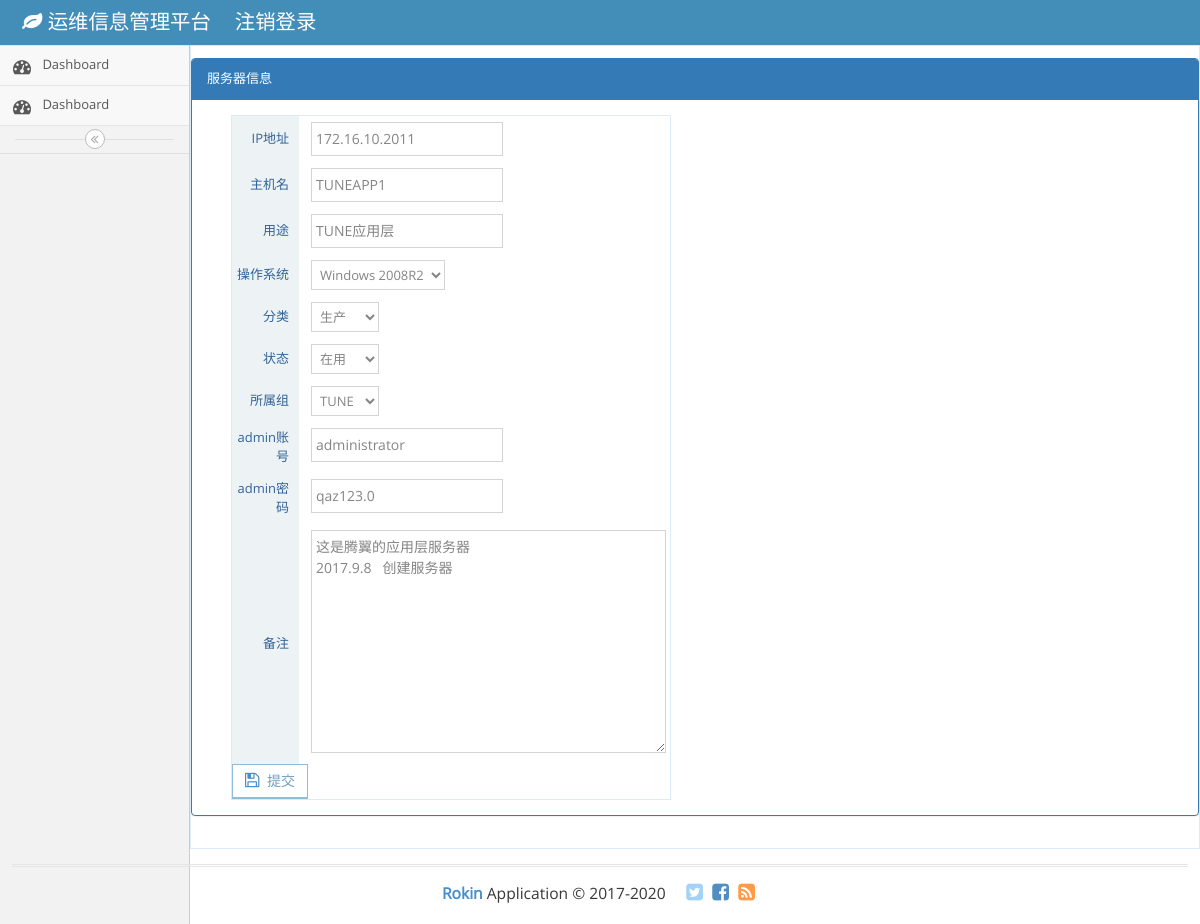
Page /post/1/edit/ on the earlier database version.
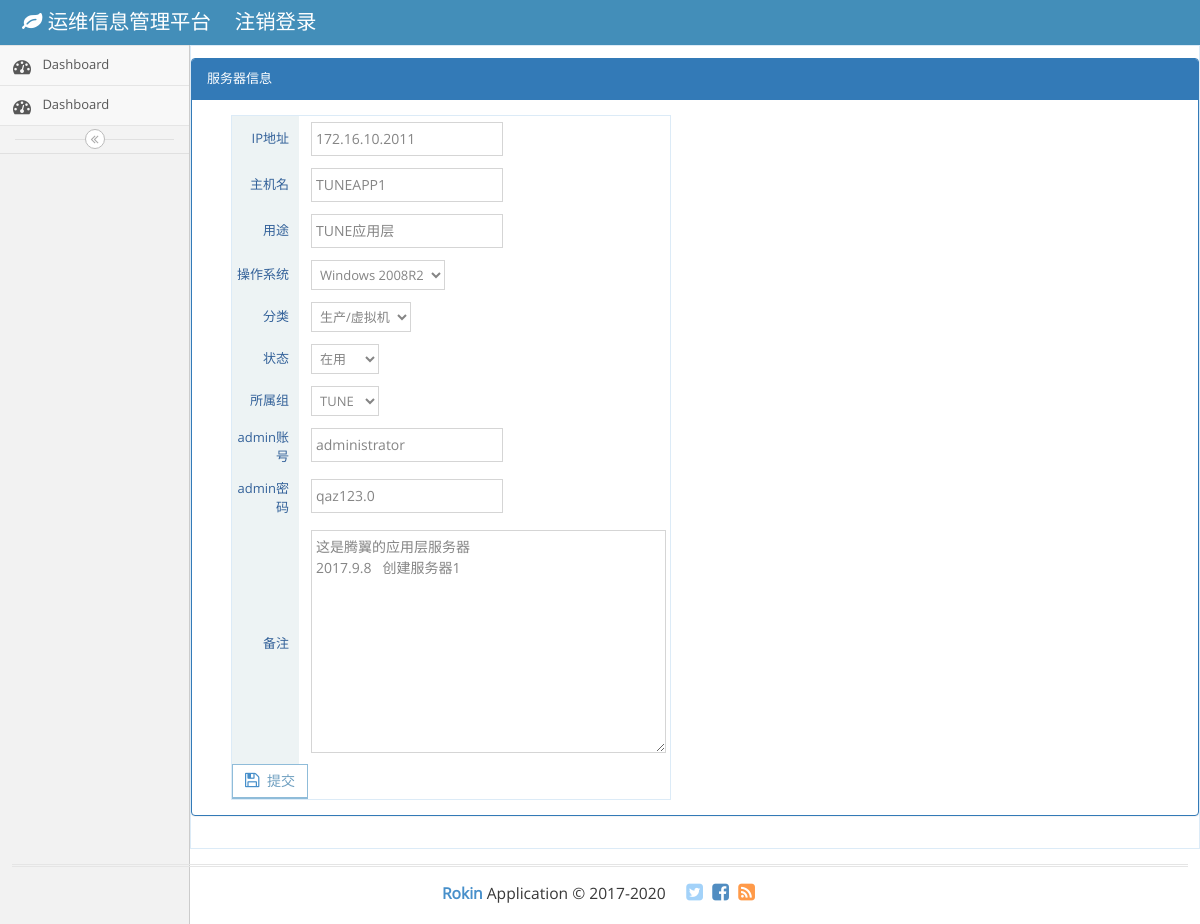
Same page on the later database version.
### app/models.py (models this page shows, shortened)
class Host(models.Model):
    ip = models.CharField(max_length=20)
    host_name = models.CharField(max_length=50)
    host_purpose = models.CharField(max_length=100, blank=True)
    host_status = models.ForeignKey(Host_status)
    Host_category = models.ForeignKey(HostCategorys)
    Host_group = models.ForeignKey(HostGroups)
    Host_operatingsystem = models.ForeignKey(OperatingSystems)
    admin_Account = models.CharField(max_length=50, blank=True)
    admin_password = models.CharField(max_length=50, blank=True)
    Host_body = models.TextField(max_length=1000, blank=True)
    created_time = models.DateTimeField(auto_now_add=True)
    modified_time = models.DateTimeField(auto_now_add=True)

### app/views.py (the view)
# urls.py: url(r'^post/(?P<pk>[0-9]+)/edit/$', views.HostEditView.as_view(), name='host_edit'),
class HostEditView(UpdateView):
    model = Host
    form_class = PostForm
    template_name = 'app/host_edit.html'

### app/forms.py
class PostForm(forms.ModelForm):
    class Meta:
        model = Host
        fields = ('ip', 'host_name', 'host_purpose', 'Host_category', 'Host_group',
                  'admin_Account', 'admin_password', 'Host_operatingsystem', 'Host_body', 'host_status')

### app/models.py (called while the page is built)
    def __str__(self):
        return self.category

    def __str__(self):
        return self.group

    def __str__(self):
        return self.operatingsystem

    def __str__(self):
        return self.status

### templates/app/host_edit.html (shortened to what the changed rows need)
{% extends 'app/base.html' %}
{% load staticfiles %}
{% block main %}
    <div class="table-detail">
    <div class="row">
        <div class="panel panel-primary">
            <div class="panel-body">
                <div class="col-xs-12 col-sm-6">
                    <div class="profile-user-info profile-user-info-striped">
                        <div class="profile-info-row">
                            <form method="POST" class="post-form">{% csrf_token %}
                                <div class="profile-info-value">
                                    {{ form.ip }}
                                </div>
                                <div class="profile-info-row">
                                    <div class="profile-info-value">
                                        {{ form.host_name }}
                                    </div>
                                </div>
                                <div class="profile-info-row">
                                    <div class="profile-info-value">
                                        {{ form.host_purpose }}
                                    </div>
                                </div>
                                <div class="profile-info-row">
                                    <div class="profile-info-value">
                                        {{ form.Host_operatingsystem }}
                                    </div>
                                </div>
                                <div class="profile-info-row">
                                    <div class="profile-info-value">
                                        {{ form.Host_category }}
                                    </div>
                                </div>
                                <div class="profile-info-row">
                                    <div class="profile-info-value">
                                        {{ form.host_status }}
                                    </div>
                                </div>
                                <div class="profile-info-row">
                                    <div class="profile-info-value">
                                        {{ form.Host_group }}
                                    </div>
                                </div>
                                <div class="profile-info-row">
                                    <div class="profile-info-value">
                                        {{ form.admin_Account }}
                                    </div>
                                </div>
                                <div class="profile-info-row">
                                    <div class="profile-info-value">
                                        {{ form.admin_password }}
                                    </div>
                                </div>
                                <div class="profile-info-row">
                                    <div class="profile-info-value">
                                        {{ form.Host_body }}
                                    </div>
                                </div>
                            </form>
                        </div>
                    </div>
                </div>
            </div>
        </div>
    </div>
{% endblock main %}

Differences in the rows shown:
changed Host "TUNEAPP1": Host_category "生产" → "生产/虚拟机"; Host_body "这是腾翼的应用层服务器 2017.9.8 创建服务器" → "这是腾翼的应用层服务器 2017.9.8 创建服务器1"
